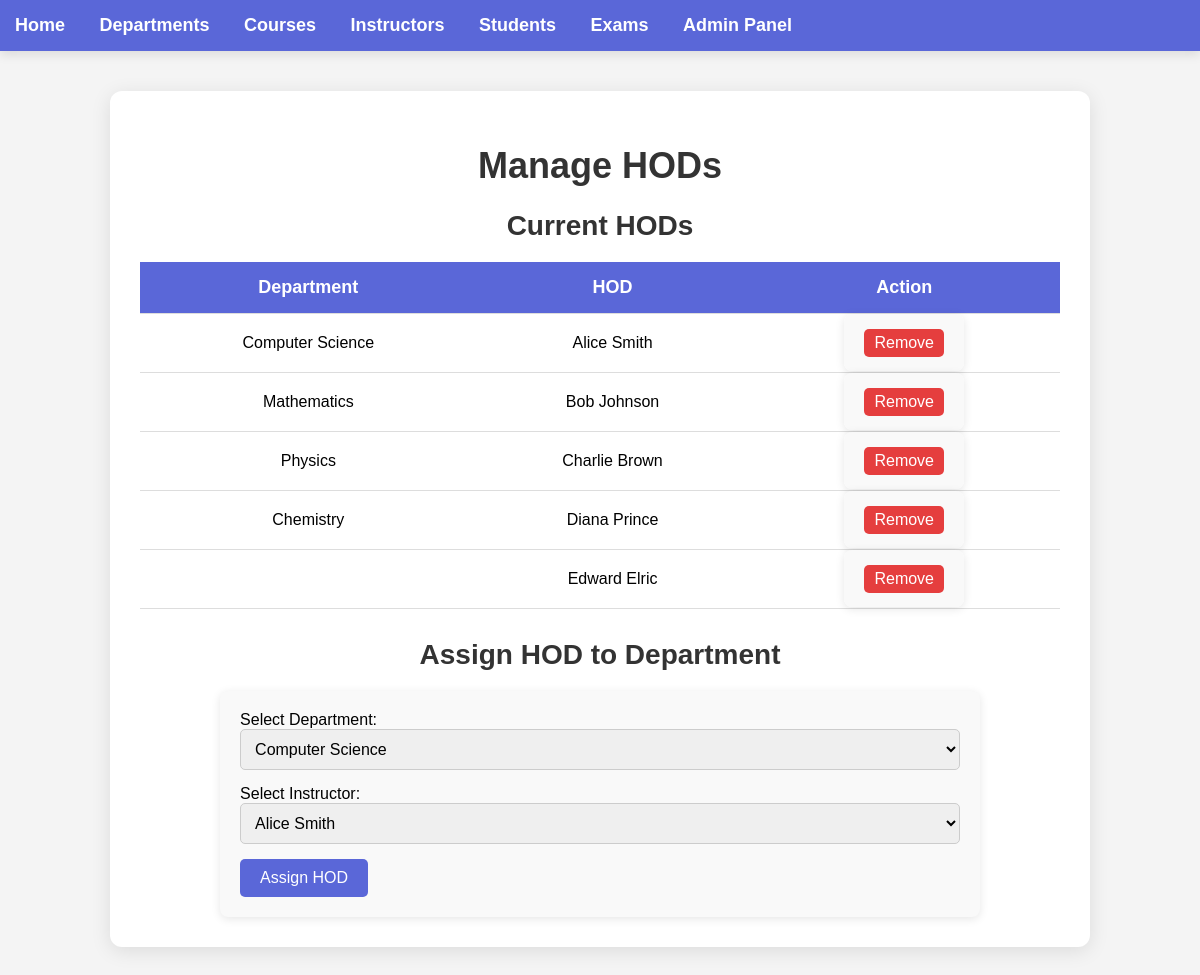
The page /admin/manage/hods on the database its author committed.
### model.py (models this page shows)
class HOD(db.Model):
    __tablename__ = 'hod'
    id = db.Column(db.Integer, primary_key=True)
    department_id = db.Column(db.Integer, db.ForeignKey('department.id'), nullable=False)
    instructor_id = db.Column(db.Integer, db.ForeignKey('instructor.id'), nullable=False)
    department = db.relationship('Department', backref='hods')
    instructor = db.relationship('Instructor', backref='hod_of')

class Department(db.Model):
    __tablename__ = 'department'
    id = db.Column(db.Integer, primary_key=True)
    name = db.Column(db.String(100), nullable=False, unique=True)
    head_id = db.Column(db.Integer, db.ForeignKey('instructor.id'), nullable=True)
    courses = db.relationship('Course', backref='department', lazy=True, cascade='all, delete-orphan')
    hod = db.relationship('Instructor', backref='departments', foreign_keys=[head_id])

class Instructor(db.Model):
    __tablename__ = 'instructor'
    id = db.Column(db.Integer, primary_key=True)
    name = db.Column(db.String(100), nullable=False)
    courses = db.relationship('Course', backref='instructor', lazy=True, cascade='all, delete-orphan')

### app.py (the view, shortened to what this page needs)
@app.route('/admin/manage/hods', methods=['GET', 'POST'])
def admin_manage_hods():
    hods = HOD.query.all()
    departments = Department.query.all()
    instructors = Instructor.query.all()
    return render_template('manage_hods.html', hods=hods, departments=departments, instructors=instructors)

### templates/manage_hods.html (shortened to what this page needs)
{% extends 'layout.html' %}
{% block content %}<!DOCTYPE html>
<html lang="en">
<head>
</head>
<body>
    <div class="container">
        <h1>Manage HODs</h1>
        <h2>Current HODs</h2>
        <table>
            <thead>
                <tr>
                    <th>Department</th>
                    <th>HOD</th>
                    <th>Action</th>
                </tr>
            </thead>
            <tbody>
                {% for hod in hods %}
                <tr>
                    <td>{{ hod.department.name }}</td>
                    <td>{{ hod.instructor.name }}</td>
                    <td>
                        <form action="{{ url_for('remove_hod', id=hod.id) }}" method="POST" style="display:inline;">
                            <button type="submit" class="delete-btn">Remove</button>
                        </form>
                    </td>
                </tr>
                {% endfor %}
            </tbody>
        </table>
        <div class="form-section">
            <h2>Assign HOD to Department</h2>
            <form action="{{ url_for('add_hod') }}" method="POST">
                <label for="department">Select Department:</label>
                <select name="department_id" id="department" required>
                    {% for department in departments %}
                        <option value="{{ department.id }}">{{ department.name }}</option>
                    {% endfor %}
                </select>
                <label for="instructor">Select Instructor:</label>
                <select name="instructor_id" id="instructor" required>
                    {% for instructor in instructors %}
                        <option value="{{ instructor.id }}">{{ instructor.name }}</option>
                    {% endfor %}
                </select>
                <button type="submit">Assign HOD</button>
            </form>
        </div>
    </div>
</body>
</html>
{% endblock %}

### static/style.css (style rules this page uses)
body { font-family: Arial, sans-serif; background-color: #f0f0f5; margin: 0; padding: 0; }
.container { width: 85%; margin: 30px auto; padding: 25px; background-color: #fff; border-radius: 10px; box-shadow: 0 4px 15px rgba(0, 0, 0, 0.1); }

### templates/manage_hods.html (style rules this page uses)
body { font-family: 'Arial', sans-serif; background-color: #f4f4f4; margin: 0; padding: 0; }
.container { width: 80%; margin: 40px auto; padding: 30px; background-color: #fff; border-radius: 12px; box-shadow: 0 4px 20px rgba(0, 0, 0, 0.1); }
h1 { color: #333; font-size: 36px; text-align: center; margin-bottom: 20px; }
h2 { color: #333; font-size: 28px; text-align: center; margin-bottom: 20px; }
table { width: 100%; border-collapse: collapse; margin-bottom: 20px; }
table th, table td { padding: 15px; text-align: center; border-bottom: 1px solid #ddd; }
table th { background-color: #5a67d8; color: white; font-size: 18px; }
table td { font-size: 16px; }
.form-section { margin-top: 30px; text-align: center; }
form { display: inline-block; text-align: left; background-color: #f9f9f9; padding: 20px; border-radius: 8px; box-shadow: 0 2px 10px rgba(0, 0, 0, 0.1); }
input, select { padding: 10px; margin-bottom: 15px; width: 100%; border-radius: 5px; border: 1px solid #ccc; font-size: 16px; }
button { padding: 10px 20px; background-color: #5a67d8; color: white; border: none; border-radius: 5px; font-size: 16px; cursor: pointer; }
.delete-btn { background-color: #e53e3e; color: white; padding: 5px 10px; border: none; border-radius: 5px; cursor: pointer; }

### rows shown on the page
HOD: department.name "Computer Science", instructor.name "Alice Smith"
HOD: department.name "Mathematics", instructor.name "Bob Johnson"
HOD: department.name "Physics", instructor.name "Charlie Brown"
HOD: department.name "Chemistry", instructor.name "Diana Prince"
HOD: instructor.name "Edward Elric"

### other values the page prints
form field department_id "Computer Science"
form field instructor_id "Alice Smith"
